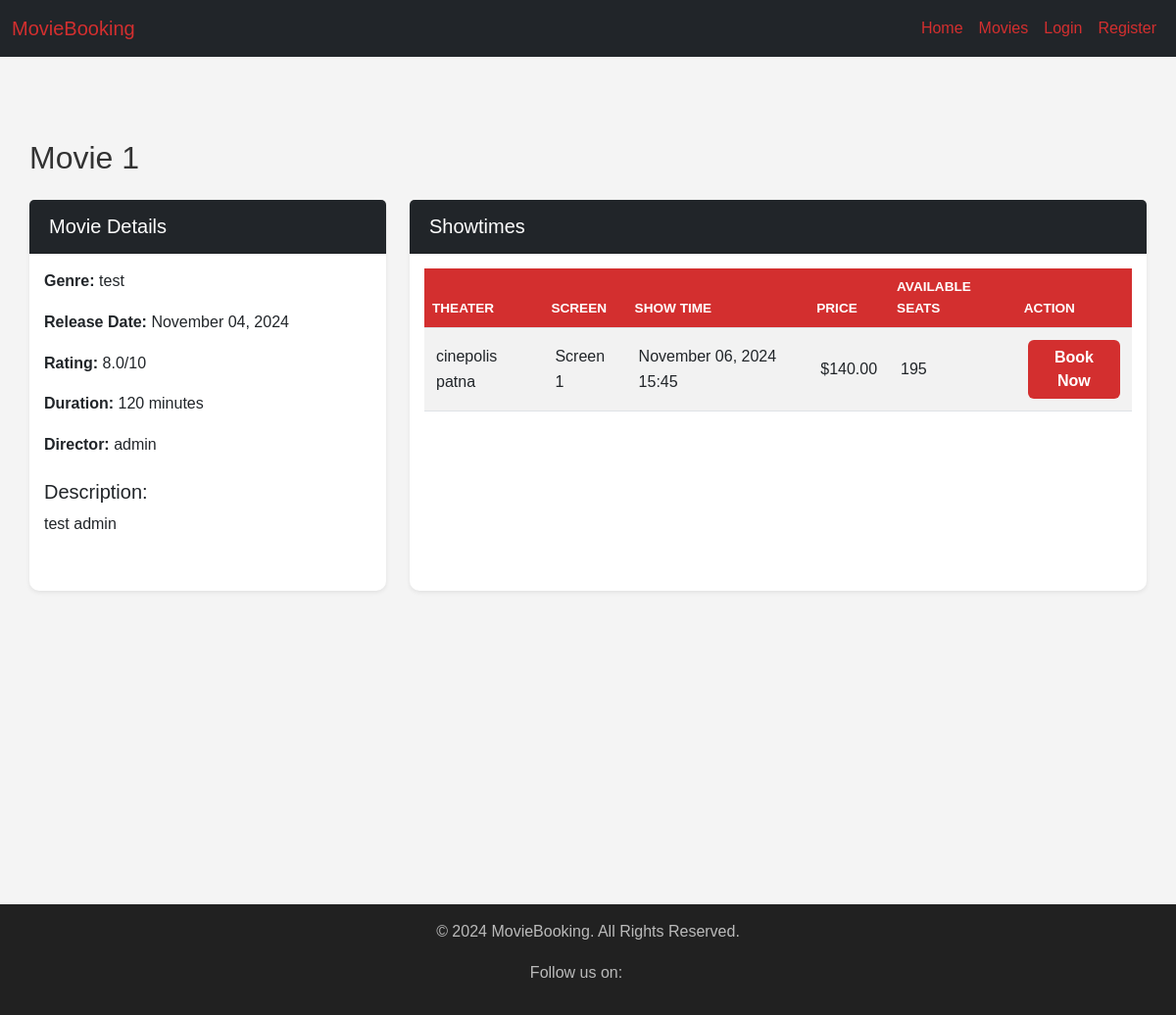
Page /movie/1/ on the earlier database version.
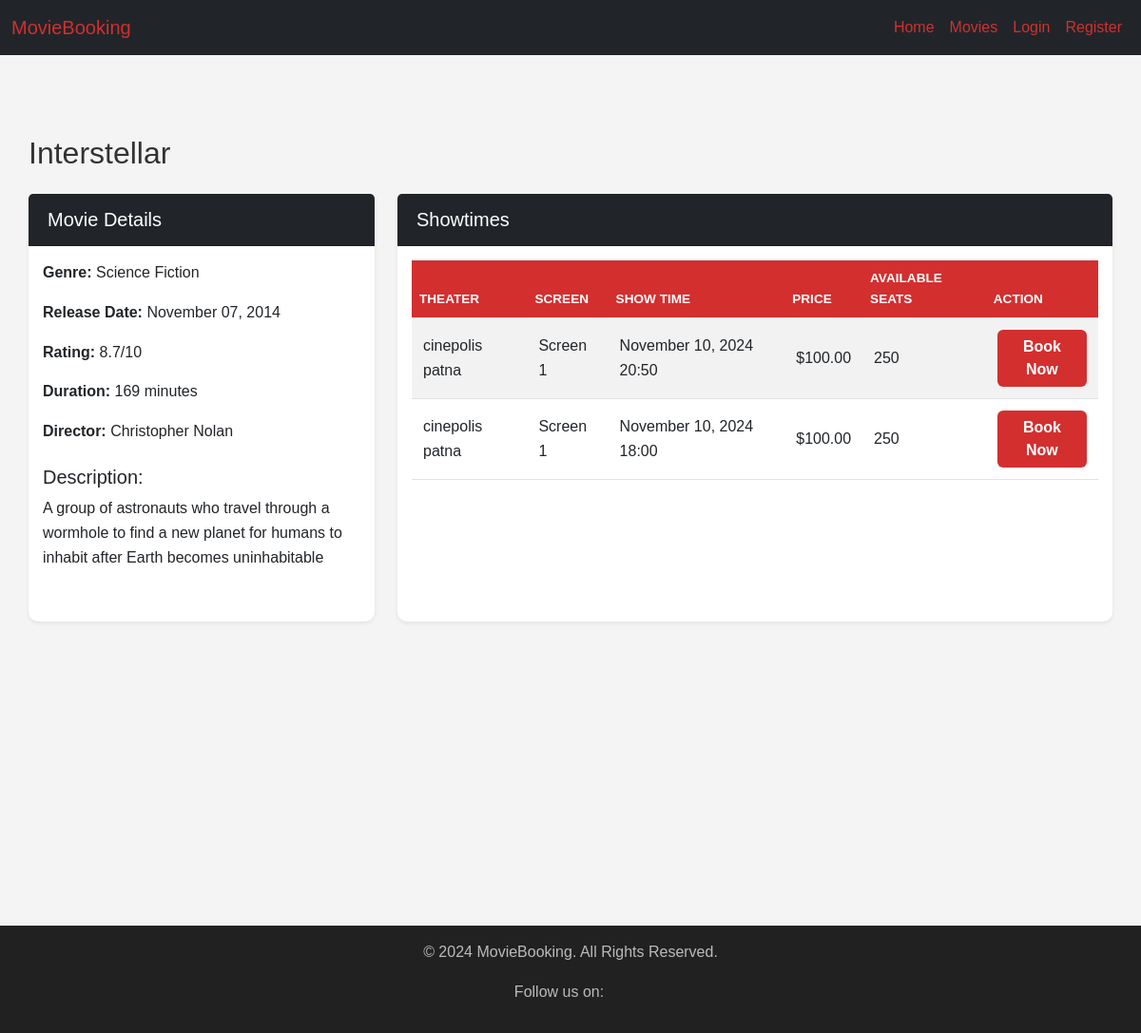
Same page on the later database version.
### movies/models.py (models this page shows, shortened)
class Movie(models.Model):
    title = models.CharField(max_length=100)
    description = models.TextField(null=True, blank=True)
    genre = models.CharField(max_length=100)
    release_date = models.DateField()
    rating = models.FloatField(
        validators=[MinValueValidator(0), MaxValueValidator(10)],
        help_text="Rating must be between 0 and 10",
    )
    duration = models.IntegerField()
    director = models.CharField(max_length=100)

### ticketbooking/models.py (models this page shows, shortened)
class show(models.Model):
    theatre = models.ForeignKey(TheatreUserProfile, on_delete=models.CASCADE, null=True)
    screen = models.ForeignKey(screen, on_delete=models.CASCADE)
    movie = models.ForeignKey(Movie, on_delete=models.CASCADE)
    show_time = models.DateTimeField()
    price = models.DecimalField(max_digits=10, decimal_places=2)
    available_seats = models.IntegerField(default=0)  # Available seats per show
    food_allowed = models.BooleanField(default=True)

class screen(models.Model):
    screen_name = models.CharField(max_length=100, unique=True)
    theatre = models.ForeignKey(TheatreUserProfile, on_delete=models.CASCADE)
    total_seats = models.IntegerField()  # Maximum seats for the screen

### users/models.py (models this page shows)
class TheatreUserProfile(models.Model):
    user = models.OneToOneField(
        CustomUser, on_delete=models.CASCADE, related_name="theatre_profile"
    )
    name = models.CharField(max_length=255, null=True, blank=True)
    location = models.CharField(max_length=255, null=True, blank=True)

### dashboard/views.py (the view)
class MovieDetailView(DetailView):
    model = Movie
    template_name = "dashboard/movie_detail.html"
    context_object_name = "movie"
    def get_context_data(self, **kwargs):
        context = super().get_context_data(**kwargs)
        context["future_shows"] = self.object.show_set.filter(
            show_time__gt=timezone.now()
        )
        return context

### dashboard/templates/dashboard/movie_detail.html
{% extends 'dashboard/base.html' %}
{% block content %}
<div class="container mt-4">
    <h2 class="mb-4">{{ movie.title }}</h2>
    <div class="row">
        <div class="col-md-4">
            <div class="card shadow-sm mb-4">
                <div class="card-header bg-dark text-white">
                    <h5>Movie Details</h5>
                </div>
                <div class="card-body">
                    <p><strong>Genre:</strong> {{ movie.genre }}</p>
                    <p><strong>Release Date:</strong> {{ movie.release_date|date:"F d, Y" }}</p>
                    <p><strong>Rating:</strong> {{ movie.rating }}/10</p>
                    <p><strong>Duration:</strong> {{ movie.duration }} minutes</p>
                    <p><strong>Director:</strong> {{ movie.director }}</p>
                    <div class="mt-4">
                        <h5>Description:</h5>
                        <p>{{ movie.description }}</p>
                    </div>
                </div>
            </div>
        </div>
        <div class="col-md-8">
            <div class="card shadow-sm">
                <div class="card-header bg-dark text-white">
                    <h5>Showtimes</h5>
                </div>
                <div class="card-body">
                    <table class="table table-striped">
                        <thead>
                            <tr>
                                <th>Theater</th>
                                <th>Screen</th>
                                <th>Show Time</th>
                                <th>Price</th>
                                <th>Available Seats</th>
                                <th>Action</th>
                            </tr>
                        </thead>
                        <tbody>
                            {% for show in future_shows %}
                                <tr>
                                    <td>{{ show.screen.theatre.name }}</td>
                                    <td>{{ show.screen.screen_name }}</td>
                                    <td>{{ show.show_time|date:"F d, Y H:i" }}</td>
                                    <td>${{ show.price }}</td>
                                    <td>{{ show.available_seats }}</td>
                                    <td><a href="{% url 'book-ticket' show.id %}" class="btn btn-primary">Book Now</a></td>
                                </tr>
                            {% empty %}
                            <tr>
                                <td colspan="6" class="text-center">No upcoming shows available.</td>
                            </tr>
                            {% endfor %}
                        </tbody>
                    </table>
                </div>
            </div>
        </div>
    </div>
</div>
{% endblock %}

Differences in the rows shown:
changed Movie: title "Movie 1" → "Interstellar"; genre "test" → "Science Fiction"; release_date "November 04, 2024" → "November 07, 2014"; rating "8.0" → "8.7"; duration "120" → "169"; director "admin" → "Christopher Nolan"; description "test admin" → "A group of astronauts who travel through a wormhole to find a new planet for humans to inhabit after Earth becomes uninhabitable"
changed show: show_time "November 06, 2024 15:45" → "November 10, 2024 20:50"; price "140.00" → "100.00"; available_seats "195" → "250"
added show: screen.theatre.name "cinepolis patna", screen.screen_name "Screen 1", show_time "November 10, 2024 18:00", price "100.00", available_seats "250"
